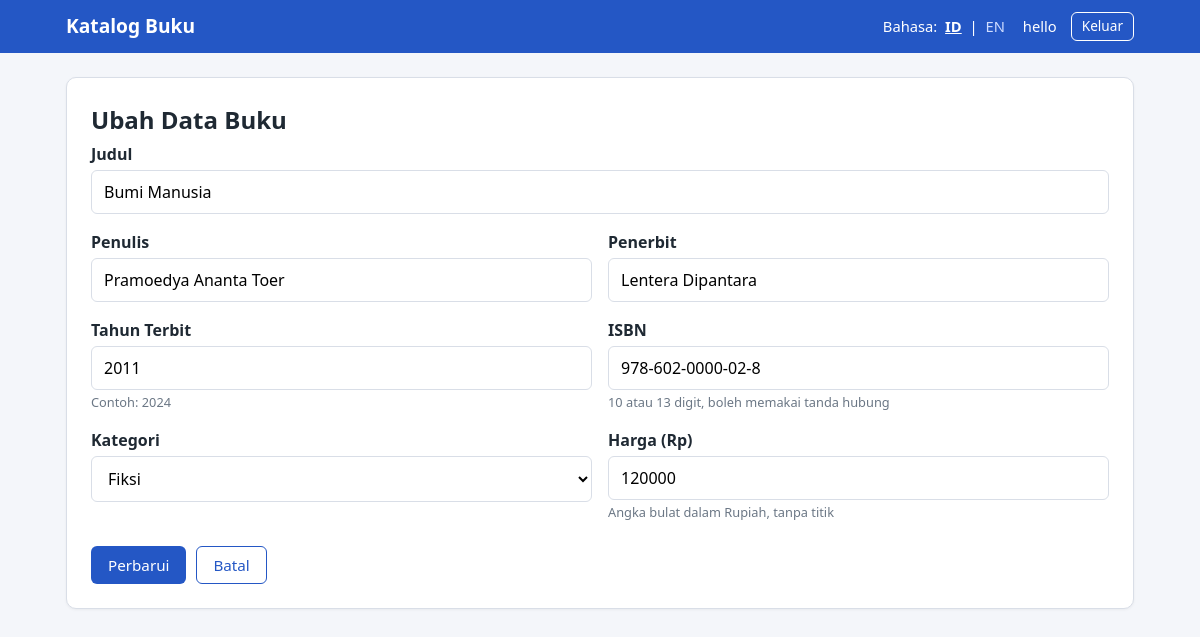
/edit.php?id=2 (signed in), run on the app's committed database.
### tables this page shows
CREATE TABLE books (
    id           INT UNSIGNED      NOT NULL AUTO_INCREMENT,
    judul        VARCHAR(200)      NOT NULL,
    penulis      VARCHAR(100)      NOT NULL,
    penerbit     VARCHAR(100)      NOT NULL,
    tahun_terbit SMALLINT UNSIGNED NOT NULL,
    isbn         VARCHAR(20)       NOT NULL,
    kategori     VARCHAR(30)       NOT NULL,
    harga        INT UNSIGNED      NOT NULL DEFAULT 0,
    created_at   TIMESTAMP         NOT NULL DEFAULT CURRENT_TIMESTAMP,
    updated_at   TIMESTAMP         NOT NULL DEFAULT CURRENT_TIMESTAMP
                                   ON UPDATE CURRENT_TIMESTAMP,
    PRIMARY KEY (id),
    UNIQUE KEY uk_books_isbn (isbn)
);

### functions.php (called while the page is built, shortened)
<?php
function current_lang(): string
{
    return $_SESSION['lang'] ?? LANG_DEFAULT;
}
function t(string $key, array $replace = []): string
{
    global $translations;
    $text = $translations[current_lang()][$key]
         ?? $translations[LANG_DEFAULT][$key]
         ?? $key;
    foreach ($replace as $name => $value) {
        $text = str_replace(':' . $name, (string) $value, $text);
    }
    return $text;
}
function e(mixed $value): string
{
    return htmlspecialchars((string) $value, ENT_QUOTES | ENT_SUBSTITUTE, 'UTF-8');
}
function daftar_kategori(): array
{
    return ['fiksi', 'teknologi', 'pendidikan', 'sains', 'bisnis', 'lainnya'];
}

### config.php (called while the page is built, shortened)
<?php
function db(): PDO
{
    static $pdo = null;
    if ($pdo === null) {
        $dsn = 'mysql:host=' . DB_HOST . ';dbname=' . DB_NAME . ';charset=' . DB_CHARSET;
        $options = [
            PDO::ATTR_ERRMODE            => PDO::ERRMODE_EXCEPTION,
            PDO::ATTR_DEFAULT_FETCH_MODE => PDO::FETCH_ASSOC,
            PDO::ATTR_EMULATE_PREPARES   => false,
        ];
        $pdo = new PDO($dsn, DB_USER, DB_PASS, $options);
    }
    return $pdo;
}
require_once __DIR__ . '/functions.php';

### _form_buku.php (the view, shortened to what this page needs)
<form method="post" action="<?= e($formAction) ?>" novalidate>
    <div class="form-group <?= isset($errors['judul']) ? 'has-error' : '' ?>">
        <label for="judul"><?= e(t('col_title')) ?></label>
        <input type="text" id="judul" name="judul" maxlength="200"
               value="<?= e($data['judul']) ?>">
    </div>
    <div class="form-row">
        <div class="form-group <?= isset($errors['penulis']) ? 'has-error' : '' ?>">
            <label for="penulis"><?= e(t('col_author')) ?></label>
            <input type="text" id="penulis" name="penulis" maxlength="100"
                   value="<?= e($data['penulis']) ?>">
        </div>
        <div class="form-group <?= isset($errors['penerbit']) ? 'has-error' : '' ?>">
            <label for="penerbit"><?= e(t('col_publisher')) ?></label>
            <input type="text" id="penerbit" name="penerbit" maxlength="100"
                   value="<?= e($data['penerbit']) ?>">
        </div>
    </div>
    <div class="form-row">
        <div class="form-group <?= isset($errors['tahun_terbit']) ? 'has-error' : '' ?>">
            <label for="tahun_terbit"><?= e(t('col_year')) ?></label>
            <input type="text" id="tahun_terbit" name="tahun_terbit" maxlength="4"
                   inputmode="numeric" value="<?= e($data['tahun_terbit']) ?>">
            <small><?= e(t('hint_year')) ?></small>
        </div>
        <div class="form-group <?= isset($errors['isbn']) ? 'has-error' : '' ?>">
            <label for="isbn"><?= e(t('col_isbn')) ?></label>
            <input type="text" id="isbn" name="isbn" maxlength="20"
                   value="<?= e($data['isbn']) ?>">
            <small><?= e(t('hint_isbn')) ?></small>
        </div>
    </div>
    <div class="form-row">
        <div class="form-group <?= isset($errors['kategori']) ? 'has-error' : '' ?>">
            <label for="kategori"><?= e(t('col_category')) ?></label>
            <select id="kategori" name="kategori">
                <?php foreach (daftar_kategori() as $kode): ?>
                    <option value="<?= e($kode) ?>" <?= $data['kategori'] === $kode ? 'selected' : '' ?>>
                        <?= e(t('cat_' . $kode)) ?>
                    </option>
                <?php endforeach; ?>
            </select>
        </div>
        <div class="form-group <?= isset($errors['harga']) ? 'has-error' : '' ?>">
            <label for="harga"><?= e(t('col_price')) ?> (Rp)</label>
            <input type="text" id="harga" name="harga" maxlength="8"
                   inputmode="numeric" value="<?= e($data['harga']) ?>">
            <small><?= e(t('hint_price')) ?></small>
        </div>
    </div>
    <div class="form-actions">
        <button type="submit" class="btn btn-primary"><?= e(t($submitKey)) ?></button>
        <a class="btn btn-outline" href="index.php"><?= e(t('btn_cancel')) ?></a>
    </div>
</form>

### style.css (style rules this page uses)
:root { --bg: #f4f6fa; --surface: #ffffff; --text: #1f2933; --muted: #6b7785; --primary: #2457c5; --primary-dark: #1b449a; --danger: #c0392b; --danger-dark: #992d22; --border: #d9dee7; --success-bg: #e6f6ec; --success-text: #1e6b3a; --error-bg: #fdeceb; --error-text: #9b2c22; }
* { box-sizing: border-box; }
body { margin: 0; font-family: "Segoe UI", system-ui, -apple-system, Arial, sans-serif; background: var(--bg); color: var(--text); line-height: 1.5; min-height: 100vh; display: flex; flex-direction: column; }
.btn { display: inline-block; padding: 9px 16px; border-radius: 6px; border: 1px solid transparent; font-size: .95rem; font-family: inherit; text-decoration: none; cursor: pointer; line-height: 1.2; }
.btn-primary { background: var(--primary); color: #fff; }
.btn-outline { background: transparent; color: var(--primary); border-color: var(--primary); }
.form-group { margin-bottom: 16px; flex: 1; }
.form-row { display: flex; gap: 16px; }
label { display: block; font-weight: 600; margin-bottom: 4px; }
input[type="text"], input[type="password"], select { width: 100%; padding: 10px 12px; border: 1px solid var(--border); border-radius: 6px; font-size: 1rem; font-family: inherit; background: #fff; }
small { display: block; color: var(--muted); margin-top: 3px; font-size: .8rem; }
.form-actions { display: flex; gap: 10px; margin-top: 8px; }

### data on the page
books: judul "Bumi Manusia", penulis "Pramoedya Ananta Toer", penerbit "Lentera Dipantara", tahun_terbit "2011", isbn "978-602-0000-02-8", kategori "Fiksi", harga "120000"

### other printed values
t('app_name') "Katalog Buku"
t('lang_label') "Bahasa"
t('hello', ['name' => $_SESSION['nama'] ?? '']) "hello"
t('btn_logout') "Keluar"
t('edit_title') "Ubah Data Buku"
t('col_title') "Judul"
t('col_author') "Penulis"
t('col_publisher') "Penerbit"
t('col_year') "Tahun Terbit"
t('hint_year') "Contoh: 2024"
t('col_isbn') "ISBN"
t('hint_isbn') "10 atau 13 digit, boleh memakai tanda hubung"
t('col_category') "Kategori"
t('col_price') "Harga"
t('hint_price') "Angka bulat dalam Rupiah, tanpa titik"
